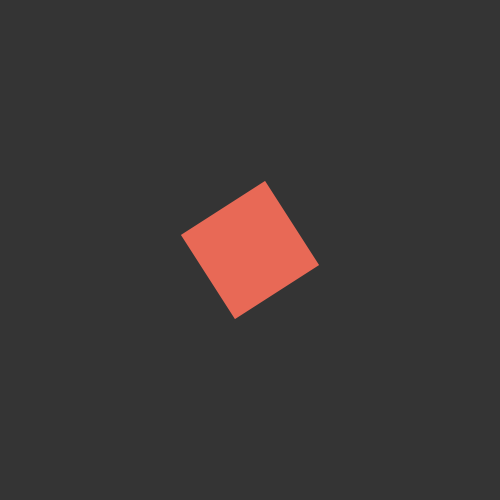
Frame 1 (no input)
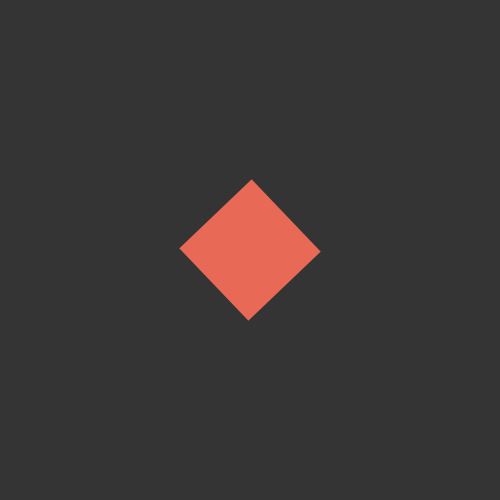
Frame 60 (the mouse pressed at the canvas centre just before this capture)
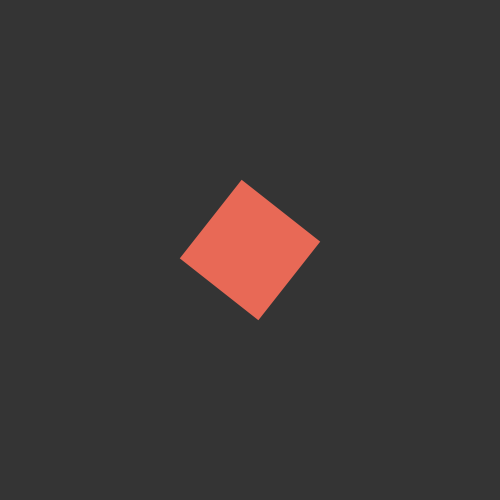
Frame 120 (the mouse held since frame 60 and released just before this capture)

The Processing sketch that drew these frames (run headless with seeded random() and noise(); from frame 60 on, the mouse is pressed at the canvas centre):

// Processing sketch: processing_115226
// ── processing_115226.pde

float a=1;
void setup() {
  size(500,500);
  smooth();
}

void draw() {
  background(52);
  noStroke();
  fill(232,105,86);
  pushMatrix();
  translate(width/2,height/2);
  rotate(a);
  rectMode(CENTER);
  rect(0,0,100,100);
  popMatrix();
  a=a+0.05;
  
}
